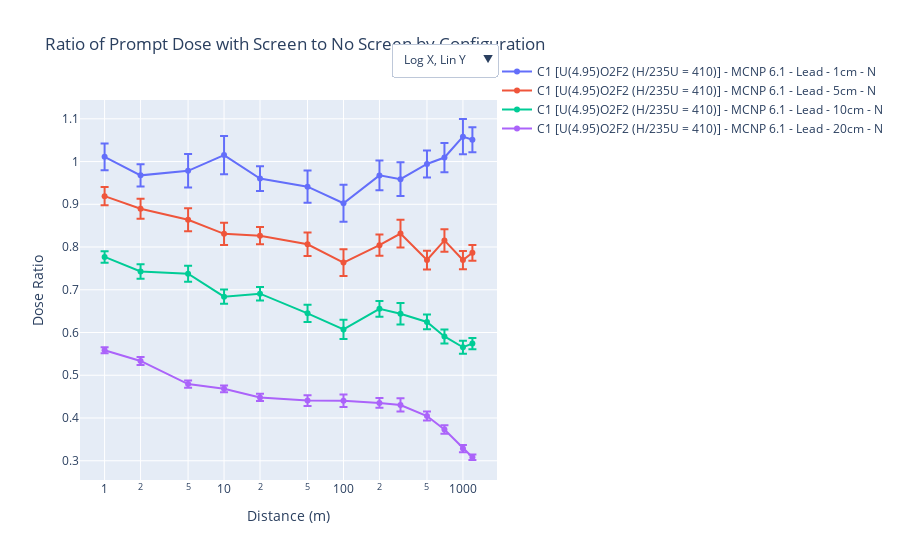

The notebook cell saved with this chart:
### Code cell
plot_ratio_by_configurations(data, particles, screens, cases, codes, thicknesses)

### Figure 1 — Plotly figure (JSON) as saved in the notebook; plotly's stock layout.template omitted (floating-point values rounded to 4 significant figures)
{"data": [{"error_y": {"array": [0.03113, 0.02619, 0.03918, 0.04456, 0.02892, 0.03769, 0.04326, 0.0349, 0.03939, 0.03154, 0.03418, 0.04128, 0.02919], "type": "data", "visible": true}, "mode": "lines+markers", "name": "C1 [U(4.95)O2F2 (H/235U = 410)] - MCNP 6.1 - Lead - 1cm - N", "type": "scatter", "x": [1, 2, 5, 10, 20, 50, 100, 200, 300, 500, 700, 1000, 1200], "y": [1.011, 0.9677, 0.9782, 1.015, 0.9601, 0.9412, 0.9024, 0.9676, 0.9587, 0.9944, 1.009, 1.058, 1.051]}, {"error_y": {"array": [0.02119, 0.02338, 0.02681, 0.02581, 0.02011, 0.02736, 0.03101, 0.02508, 0.0325, 0.02189, 0.02634, 0.02142, 0.01843], "type": "data", "visible": true}, "mode": "lines+markers", "name": "C1 [U(4.95)O2F2 (H/235U = 410)] - MCNP 6.1 - Lead - 5cm - N", "type": "scatter", "x": [1, 2, 5, 10, 20, 50, 100, 200, 300, 500, 700, 1000, 1200], "y": [0.9191, 0.8897, 0.8637, 0.8308, 0.8265, 0.8065, 0.7635, 0.8044, 0.8315, 0.7696, 0.8155, 0.7695, 0.7866]}, {"error_y": {"array": [0.01347, 0.0169, 0.01891, 0.01658, 0.01575, 0.02014, 0.02244, 0.01859, 0.02534, 0.01734, 0.01648, 0.01517, 0.0131], "type": "data", "visible": true}, "mode": "lines+markers", "name": "C1 [U(4.95)O2F2 (H/235U = 410)] - MCNP 6.1 - Lead - 10cm - N", "type": "scatter", "x": [1, 2, 5, 10, 20, 50, 100, 200, 300, 500, 700, 1000, 1200], "y": [0.7769, 0.7427, 0.7376, 0.6839, 0.6909, 0.6449, 0.6072, 0.6554, 0.644, 0.6248, 0.5908, 0.5656, 0.5741]}, {"error_y": {"array": [0.007073, 0.009249, 0.008497, 0.007857, 0.008627, 0.01263, 0.01456, 0.01158, 0.01552, 0.01066, 0.01017, 0.008507, 0.006607], "type": "data", "visible": true}, "mode": "lines+markers", "name": "C1 [U(4.95)O2F2 (H/235U = 410)] - MCNP 6.1 - Lead - 20cm - N", "type": "scatter", "x": [1, 2, 5, 10, 20, 50, 100, 200, 300, 500, 700, 1000, 1200], "y": [0.5585, 0.5335, 0.4793, 0.4684, 0.4481, 0.4407, 0.4402, 0.4353, 0.4305, 0.4046, 0.3731, 0.3286, 0.3082]}], "layout": {"legend": {"orientation": "v", "traceorder": "normal", "x": 1, "xanchor": "left", "y": 1, "yanchor": "middle"}, "title": {"text": "Ratio of Prompt Dose with Screen to No Screen by Configuration"}, "updatemenus": [{"buttons": [{"args": [{"xaxis": {"title": "Distance (m)", "type": "log"}, "yaxis": {"title": "Dose Ratio", "type": "linear"}}], "label": "Log X, Lin Y", "method": "relayout"}, {"args": [{"xaxis": {"title": "Distance (m)", "type": "linear"}, "yaxis": {"title": "Dose Ratio", "type": "linear"}}], "label": "Lin X, Lin Y", "method": "relayout"}, {"args": [{"xaxis": {"title": "Distance (m)", "type": "log"}, "yaxis": {"title": "Dose Ratio", "type": "log"}}], "label": "Log X, Log Y", "method": "relayout"}, {"args": [{"xaxis": {"title": "Distance (m)", "type": "linear"}, "yaxis": {"title": "Dose Ratio", "type": "log"}}], "label": "Lin X, Log Y", "method": "relayout"}], "direction": "down", "showactive": true, "x": 1, "xanchor": "right", "y": 1.15, "yanchor": "top"}], "xaxis": {"title": {"text": "Distance (m)"}, "type": "log"}, "yaxis": {"title": {"text": "Dose Ratio"}, "type": "linear"}}}
